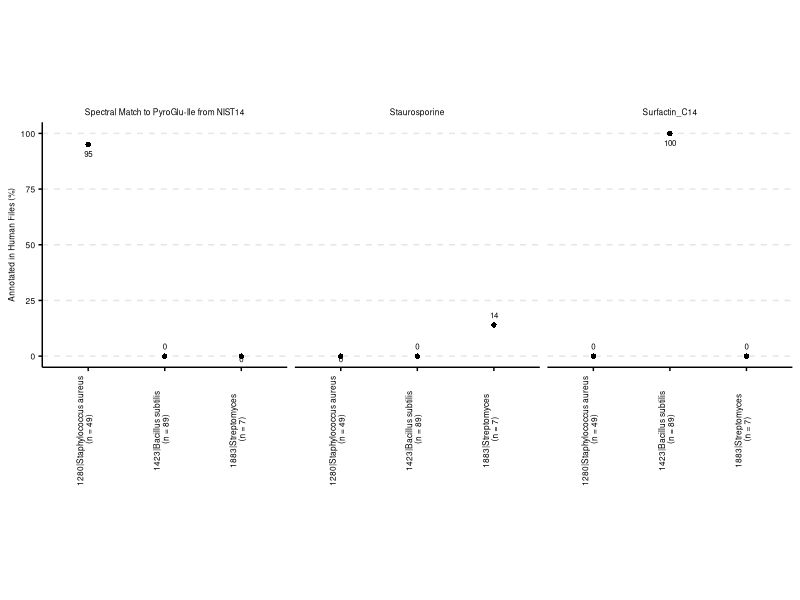
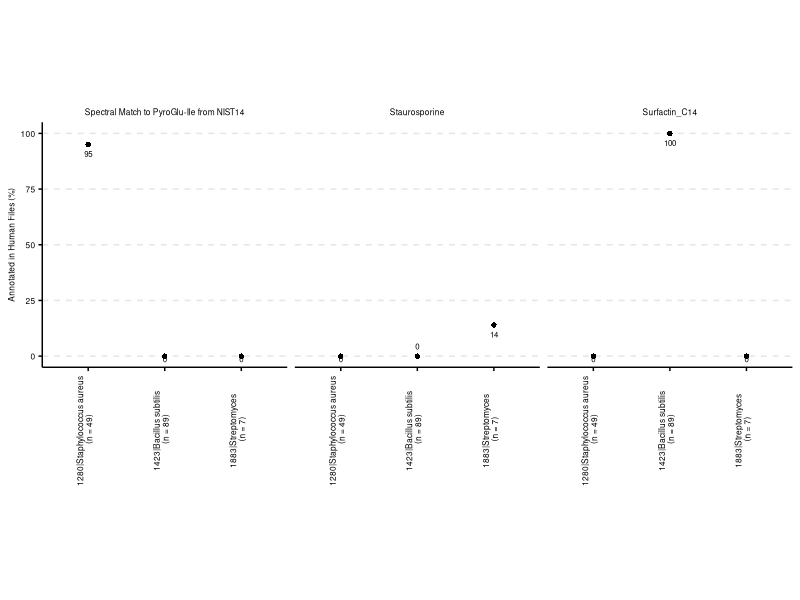

Write R code to recreate these figures, in order.
# ReDU-MS2: Group Comparator 2
# Author: Alan Jarmusch (ajarmusch@ucsd.edu)
# Date: 2020-05-04

library(data.table)
library(dplyr)
library(tidyr)
library(ggplot2)
library(ggrepel)

df <- fread("20200504_ReDU_GroupComparator_2.csv", sep=",", header=TRUE)

df <- df %>% select(Compound, 8:13)

colnames(df) <- c("Chemical",
                  "1423|Bacillus subtilis \n (n = 89)",
                  "1280|Staphylococcus aureus \n (n = 49)",
                  "1883|Streptomyces \n (n = 7)",
                  "# of G4",
                  "# of G5",
                  "# of G6")

evalute_if_can_drop <- df[,apply(df,2,function(x) !all(x==0))]

df <- df[,-c(5:7)]

chemicals_to_plot <- c("Surfactin_C14", "Spectral Match to PyroGlu-Ile from NIST14","Staurosporine")

df_chemicals_to_plot <- df[df$Chemical %in% chemicals_to_plot,]

df_plot <- gather(data=df_chemicals_to_plot, sample, percentage, 2:length(df))

plot <- ggplot(data=df_plot, aes(x= as.factor(sample), y=as.numeric(percentage)))+
  facet_wrap(~Chemical, ncol=3)+
  #geom_bar(aes(group=Chemical), fill="grey75", stat="identity", width=0.75)+
  geom_text_repel(aes(label=round(as.numeric(percentage),digits = 1)), size=2.0, 
                  direction = 'y', segment.color = "blue", segment.size = 0.25)+
  geom_point(aes(group=Chemical), pch=16, cex=1.5)+
  #coord_flip()+
  scale_y_continuous(limits = c(0,100))+
  theme_minimal()+
  theme(panel.grid.major.x=element_blank(),
        panel.grid.major.y=element_line(colour="grey90",size=0.5, linetype="dashed"),
        panel.grid.minor=element_blank(),
        axis.ticks=element_line(colour ="black",size=0.5, linetype="solid"),
        axis.text=element_text(colour="black",size=6),
        axis.text.x=element_text(colour="black", size=6, angle=90, vjust = 0.25),
        axis.line=element_line(colour="black",size=0.5, linetype="solid"),                  
        axis.title=element_text(colour="black",size=6),
        strip.text.x=element_text(colour="black",size=6),
        aspect.ratio=1.0,
        title=element_text(colour="black", size=6),
        legend.position="none",
        legend.title=element_text(colour="black", size=6),
        legend.text=element_text(colour="black", size=6) )+
  labs(x="", y="Annotated in Human Files (%)")
print(plot)
ggsave(plot, file="ReDU_GroupComparator_Bacterial.pdf", width = 4.0, height = 3.0, units = "in", useDingbats=FALSE)

